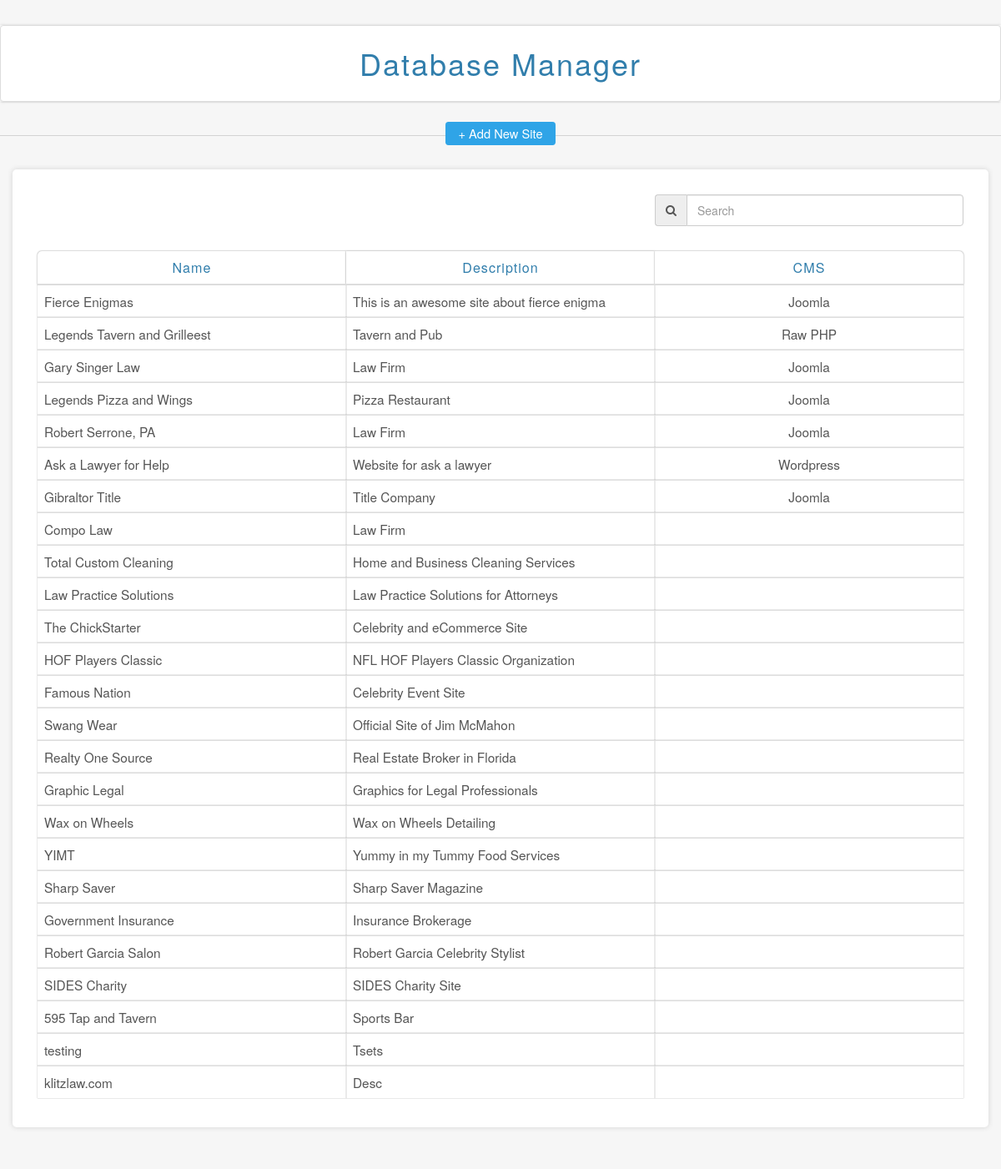
The page / on the database its author committed.
### tables this page shows
CREATE TABLE `sites` (
  `id` int(11) NOT NULL,
  `category` int(11) NOT NULL,
  `description` varchar(150) NOT NULL,
  `name` varchar(150) NOT NULL,
  `url` varchar(150) NOT NULL,
  `dev_url` varchar(150) NOT NULL,
  `visible` int(11) NOT NULL,
  `responsive` tinyint(1) NOT NULL,
  `mobile` varchar(150) NOT NULL,
  `cms` int(11) NOT NULL,
  `notes` varchar(255) NOT NULL
);

CREATE TABLE `cms_types` (
  `id` int(11) NOT NULL,
  `name` varchar(100) NOT NULL
);

### index.php (the view, shortened to what this page needs)
<?php
require_once './php/login.php';
$query="SELECT sites.id, sites.category, sites.description, sites.url, sites.dev_url, sites.notes, sites.name AS site_name, cms_types.name, cms_types.id AS cms_id, categories.name AS category, categories.id AS cats_id
		FROM sites
		LEFT JOIN cms_types
		ON sites.cms=cms_types.id
        INNER JOIN categories
        ON sites.category=categories.id
		ORDER BY sites.id ASC";
if(!$result = $db->query($query))
{
    die('There was an error running the query [' . $db->error . ']');
}
$output = '';
while($row = $result->fetch_assoc()){
  	$output = $output . '<tr class="primary_info">
                            <td>
                                <span class="site_name">' . $row['site_name'] . '</span>
                                <input type="hidden" name="id" value="' . $row['id'] . '">
                            </td>'
                        .	'<td>
                                <span class="description">' . $row['description'] . '</span>
                                <input type="hidden" name="id" value="' . $row['id'] . '">
                               </td>'
                        .   '<td>
                                <span class="cms">' . $row['name'] . '</span>
                                <input type="hidden" name="cmsId" value="' . $row['cms_id'] . '">
                            </td>
                        </tr>
                        <tr class="hide additional_info_row">
                                        <span class="category"><span class="bold">Type : </span>' . $row['category'] . '</span>
                                        <input type="hidden" name="typeId" value="' . $row['cats_id'] . '"">
                                        <span class="site_url"><span class="bold">URL : </span><a href="' . $row['url'] . '" target="_blank">' . $row['url'] . '</a></span>
                                        <span class="dev_url"><span class="bold">Dev URL : </span><a href="' . $row['dev_url'] . '" target="_blank">' . $row['dev_url'] . '</a></span>
                                            <textarea class="form-control" rows="3">' . $row['notes'] . '</textarea>
                        </tr>';
}
?>
<!DOCTYPE html>
<html lang="en">
  <head>
    <link href="./css/bootstrap.css" rel="stylesheet">
    <link href="./css/tweaks.css" rel="stylesheet">
    <link rel="stylesheet" href="./font-awesome-4.3.0/css/font-awesome.min.css">
  </head>
  <body>
  <div class="container-fluid">
    <div class="row text-center">
        <div class="heading">
            <div class="panel panel-default">
                <div class="panel-body">
                    <h1>Database Manager</h1>
                </div>
            </div>
        </div>
    </div>
    <div class="row">
        <div class="add_site">
            <div>
                <span class="label label-primary">+ Add New Site</span>
            </div>
        </div>
    </div>
  </div>
    <div class="container">
        <div class="row">
            <div class="outer-table col-lg-12">
                <div class="sites text-center col-lg-12">
                    <div class="sites_search">
                        <form class="" role="search">
                            <div class="form-group">
                                <div class="input-group col-lg-4 col-med-4 col-lg-offset-8 col-md-offset-8">
                                    <span class="input-group-addon"><span class="fa fa-search"></span></span>
                                    <input type="search" class="form-control" placeholder="Search" id="searchSite">
                                </div>
                            </div>
                        </form>
                    </div>
                    <form class="form edit_item">
                        <table class="sites_table table table-responsive">
                            <thead>
                                <tr>
                                    <th class="col-lg-4">Name</th>
                                    <th class="col-lg-4">Description</th>
                                    <th class="col-lg-4">CMS</th>
                                </tr>
                            </thead>
                            <tbody>
                                <?php echo $output; ?>
                            </tbody>
                        </table>
                    </form>
                </div>
            </div>
        </div>
    </div>
  </body>
</html>

### css/tweaks.css (style rules this page uses)
.add_site { height: 1px; background-color: lightgray; text-align: center; }
.add_site span { position: relative; top: -0.8em; padding-left: 15px; padding-right: 15px; cursor: pointer; font-size: 105%; font-weight: 300; z-index: 999; }
body { background-color: #f6f6f6; font-family: "Helvetica Neue", Helvetica, Arial, sans-serif; font-weight: 300; }
.heading { margin-top: 30px; margin-bottom: 40px; box-shadow: 0 0 3px lightgrey; }
.heading h1 { margin-top: 10px; letter-spacing: 2px; font-weight: 200; }
.outer-table { padding: 15px; background-color: #ffffff; border-radius: 5px; height: auto; box-shadow: 0px 0px 6px lightgrey; margin-bottom: 50px; margin-top: 40px; }
.sites_search { margin-top: 15px; }
.sites_table { text-align: left; background-color: #f4f4f4; border-collapse: collapse; border-spacing: 0; border:none; border-radius: 10px; margin-top: 30px; }
.sites_table tbody .primary_info { cursor: pointer; }
.sites_table th { text-align: center; background-color: #ffffff; font-weight: 500; letter-spacing: 1px; font-size: 115%; box-shadow: 0px 0px 2px gray; color: #317eac; }
.sites_table thead th:first-child { border-radius: 5px 0 0 0; }
.sites_table thead th:last-child { border-radius: 0 5px 0 0; }
.sites_table tbody { background-color: #ffffff; }
.sites_table .primary_info td { font-weight: 200; box-shadow: 0 0 1px gray; font-size: 110%; }
.sites_table .primary_info td:last-child { text-align: center; }
.sites_table .primary_info td:first-child { text-align: left; }

### rows shown on the page
sites: name "Fierce Enigmas", description "This is an awesome site about fierce enigma"
cms_types: name "Joomla Joomla Joomla Joomla Joomla"
sites: name "Legends Tavern and Grilleest", description "Tavern and Pub"
cms_types: name "Raw PHP"
sites: name "Gary Singer Law", description "Law Firm"
sites: name "Legends Pizza and Wings", description "Pizza Restaurant"
sites: name "Robert Serrone, PA", description "Law Firm"
sites: name "Ask a Lawyer for Help", description "Website for ask a lawyer"
cms_types: name "Wordpress"
sites: name "Gibraltor Title", description "Title Company"
sites: name "Compo Law", description "Law Firm"
sites: name "Total Custom Cleaning", description "Home and Business Cleaning Services"
sites: name "Law Practice Solutions", description "Law Practice Solutions for Attorneys"
sites: name "The ChickStarter", description "Celebrity and eCommerce Site"
sites: name "HOF Players Classic", description "NFL HOF Players Classic Organization"
sites: name "Famous Nation", description "Celebrity Event Site"
sites: name "Swang Wear", description "Official Site of Jim McMahon"
sites: name "Realty One Source", description "Real Estate Broker in Florida"
sites: name "Graphic Legal", description "Graphics for Legal Professionals"
sites: name "Wax on Wheels", description "Wax on Wheels Detailing"
sites: name "YIMT", description "Yummy in my Tummy Food Services"
sites: name "Sharp Saver", description "Sharp Saver Magazine"
sites: name "Government Insurance", description "Insurance Brokerage"
sites: name "Robert Garcia Salon", description "Robert Garcia Celebrity Stylist"
sites: name "SIDES Charity", description "SIDES Charity Site"
sites: name "595 Tap and Tavern", description "Sports Bar"
sites: name "testing", description "Tsets"
sites: name "klitzlaw.com", description "Desc"
